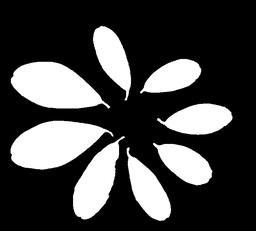
#> input picture r1.png, 256 x 231 px, shrunk from 729 x 658 before the run
$ python Kntr.py
#> lines starting #> are read from the running program, lines starting #| are printed output that depends on the picture; after the words box and inside, x2 and y2 are one past the last pixel; in counts of white or black regions, pixels touching at a corner belong together
from PIL import Image, ImageTk

img = Image.open("r1.png")
#> img is the input picture: PIL image 256x231 RGB; min 0, max 255, mean 68


w = img.size[0]
#> w = 256
h = img.size[1]
#> h = 231
img2 = Image.new("RGB", (w, h), (0, 0, 0))
#> img2: PIL image 256x231 RGB; every value is 0


def t(p):
    if img.getpixel(p) == (255, 255, 255):
        return True
    return False


def p(p):
    img2.putpixel((p[0], p[1]), (255, 255, 255))


for x in range(w):
    for y in range(h):
        if t((x, y)):
            if x == 0:
                p((x, y))
            elif t((x, y)) != t((x - 1, y)):
                p((x, y))
            if y == 0:
                p((x, y))
            elif t((x, y)) != t((x, y - 1)):
                p((x, y))
            if x == w-1:
                p((x, y))
            elif t((x, y)) != t((x + 1, y)):
                p((x, y))
            if y == h-1:
                p((x, y))
            elif t((x, y)) != t((x, y + 1)):
                p((x, y))

img2.save("h.png")
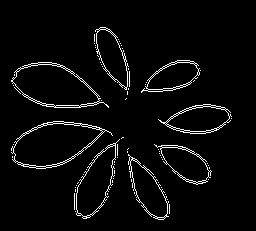
#> saved as h.png: PIL image 256x231 RGB; 3.9% white in thin lines or dots, all inside (x1, y1, x2, y2) = (11, 27, 232, 220)
